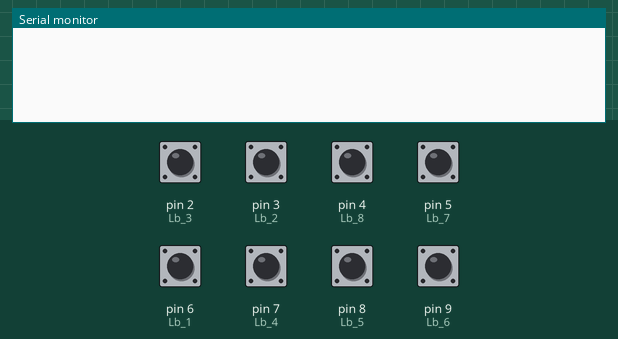
A sketch run on a simulated Arduino Uno, built with avr-gcc and run on an emulated ATmega328P. On the bench: the last lines printed to the serial monitor. The test bench sets the inputs (shaded band); at power-on: pin 2 (Lb_3), pin 3 (Lb_2), pin 4 (Lb_8), pin 5 (Lb_7), pin 6 (Lb_1), pin 7 (Lb_4), pin 8 (Lb_5), pin 9 (Lb_6) HIGH.

Above: at 1.2 s.
1.3 s: pin 2 (Lb_3) pulled LOW for 0.15 s
At 1.9 s:
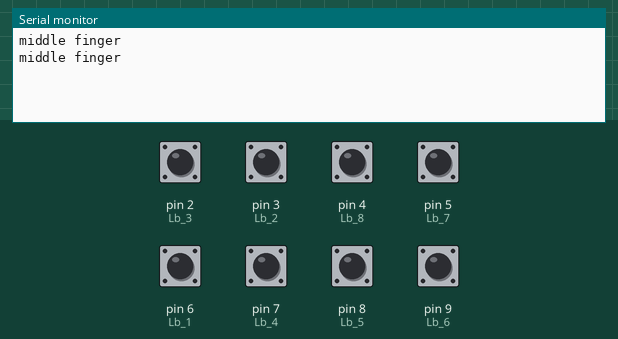
2.9 s: pin 3 (Lb_2) pulled LOW for 0.15 s
At 4.2 s:
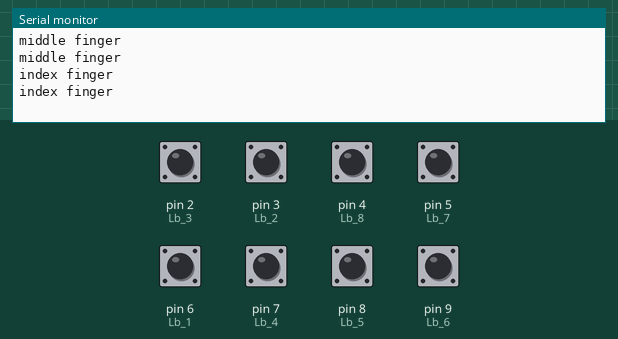
4.5 s: pin 4 (Lb_8) pulled LOW for 0.15 s
At 5.6 s:
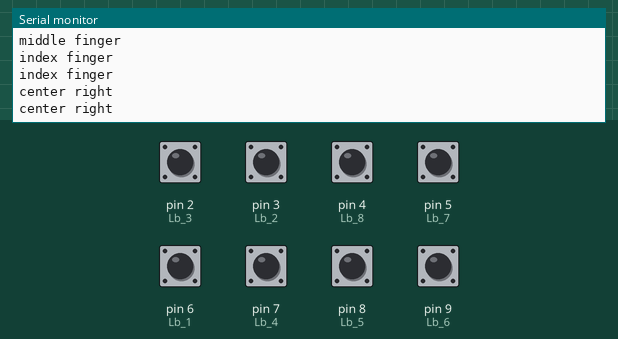
6.1 s: pin 5 (Lb_7) pulled LOW for 0.15 s
At 6.9 s:
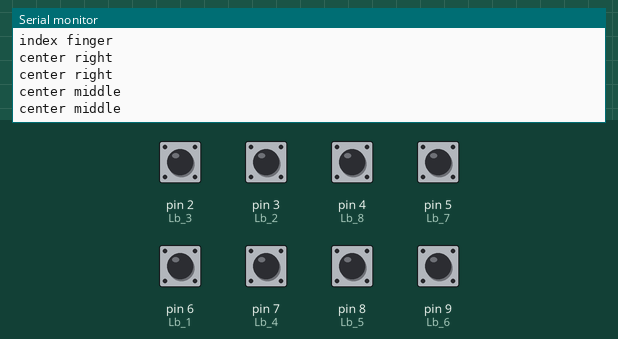
7.7 s: pin 6 (Lb_1) pulled LOW for 0.15 s
At 8.1 s:
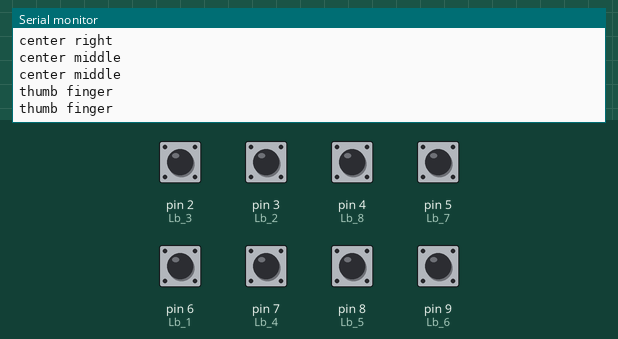
9.3 s: pin 7 (Lb_4) pulled LOW for 0.15 s
At 10.6 s:
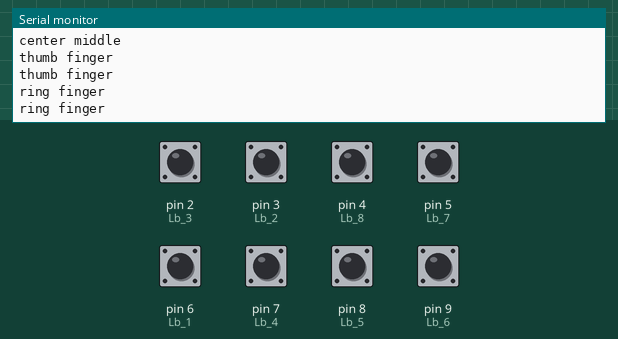

The sketch:

HandSeal_finger_detector.ino
```cpp
/*
white to brown
blue to blue
green to green
green to brown
black to orange
red to red
yellow to brown
orange to purple
*/

int Lb_1 = 6;
int Lb_2 = 3;
int Lb_3 = 2;
int Lb_4 = 7;
int Lb_5 = 8;
int Lb_6 = 9;
int Lb_7 = 5;
int Lb_8 = 4;

void setup() {
    Serial.begin(9600);
    pinMode(Lb_1, INPUT_PULLUP);
    pinMode(Lb_2, INPUT_PULLUP);
    pinMode(Lb_3, INPUT_PULLUP);
    pinMode(Lb_4, INPUT_PULLUP);
    pinMode(Lb_5, INPUT_PULLUP);
    pinMode(Lb_6, INPUT_PULLUP);
    pinMode(Lb_7, INPUT_PULLUP);
    pinMode(Lb_8, INPUT_PULLUP);
}

void loop() {

    int val1 = digitalRead(Lb_1);
    int val2 = digitalRead(Lb_2);
    int val3 = digitalRead(Lb_3);
    int val4 = digitalRead(Lb_4);
    int val5 = digitalRead(Lb_5);
    int val6 = digitalRead(Lb_6);
    int val7 = digitalRead(Lb_7);
    int val8 = digitalRead(Lb_8);

    if (val1 != 1) {Serial.print("thumb finger\n");}
    if (val2 != 1) {Serial.print("index finger\n");}
    if (val3 != 1) {Serial.print("middle finger\n");}
    if (val4 != 1) {Serial.print("ring finger\n");}
    if (val5 != 1) {Serial.print("pinky finger\n");}
    if (val6 != 1) {Serial.print("center left\n");}
    if (val7 != 1) {Serial.print("center middle\n");}
    if (val8 != 1) {Serial.print("center right\n");}


    delay(100);

}
```

Measured:
- after the input at 1.3 s, the serial monitor: prints a new line at once (image 1)
- after the input at 2.9 s, the serial monitor: prints a new line at once (image 2)
- after the input at 4.5 s, the serial monitor: prints a new line at once (image 3)
- after the input at 6.1 s, the serial monitor: prints a new line at once (image 4)
- after the input at 7.7 s, the serial monitor: prints a new line at once (image 5)
- after the input at 9.3 s, the serial monitor: prints a new line at once (image 6)
